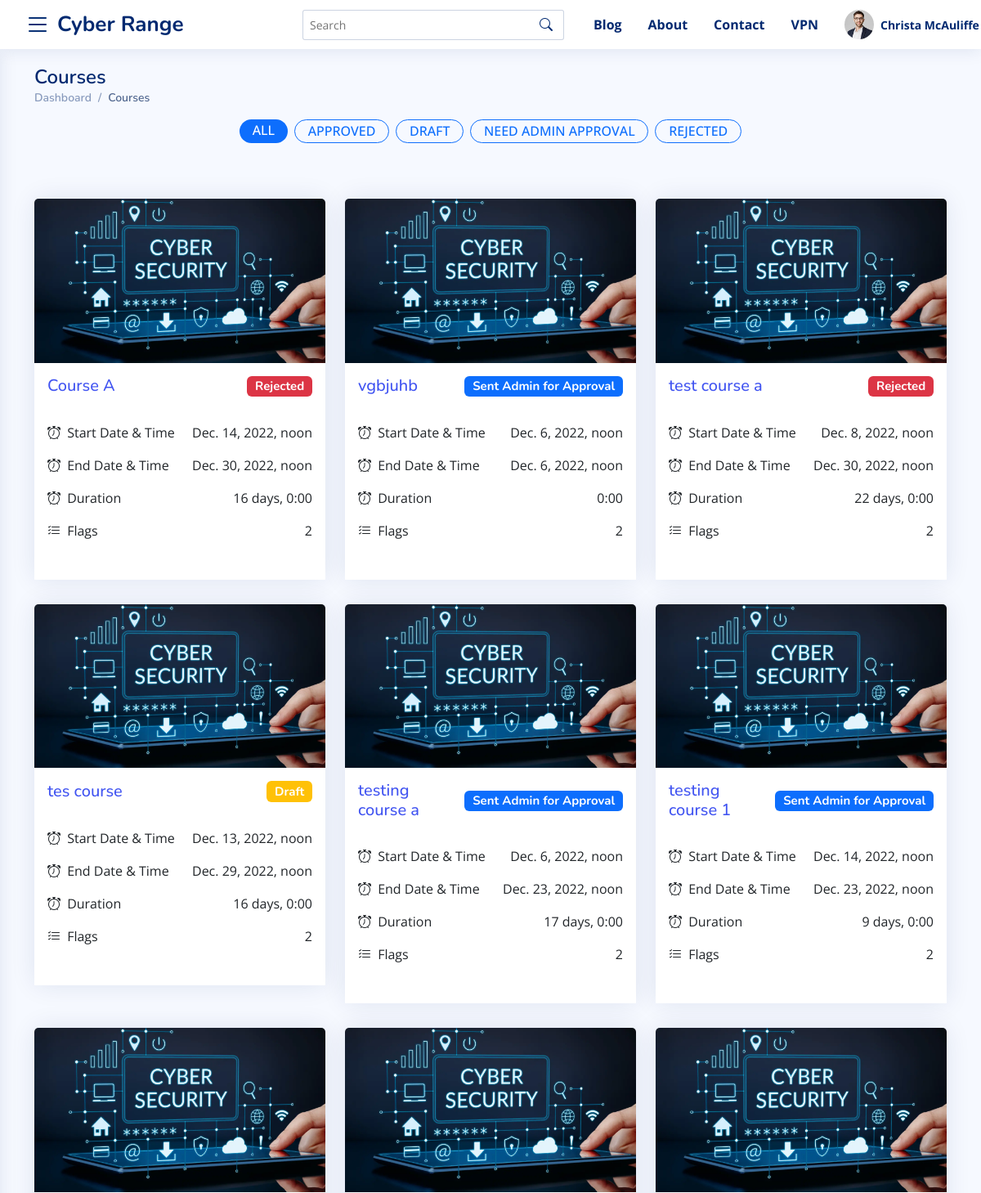
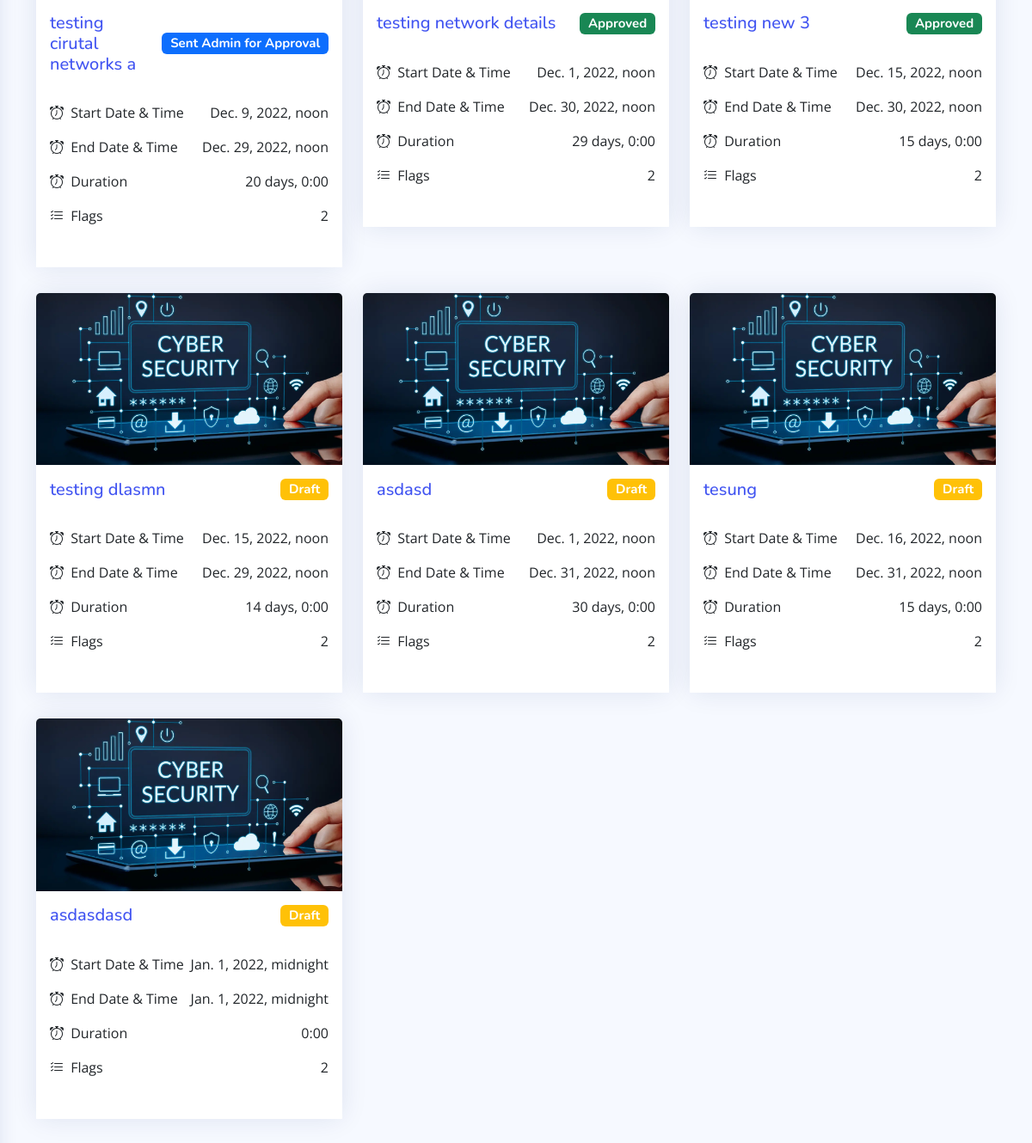
Page /instructor/courses (signed in) on the earlier database version (2 pictures, top to bottom).
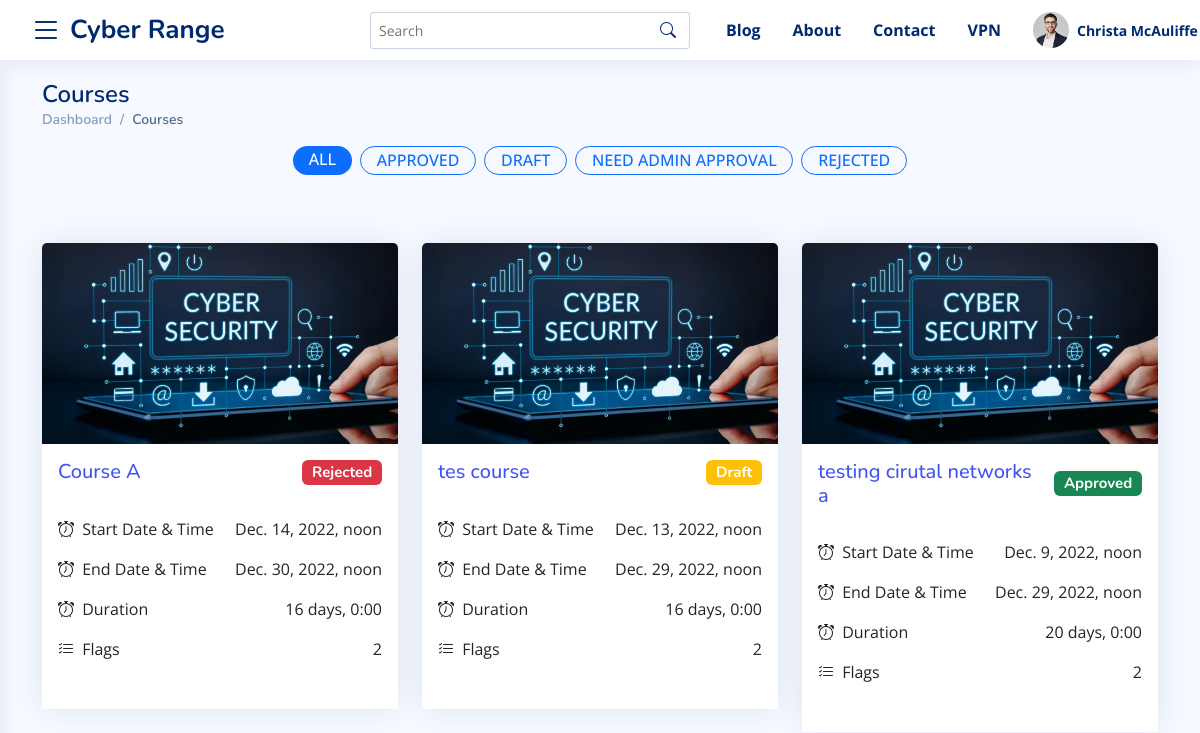
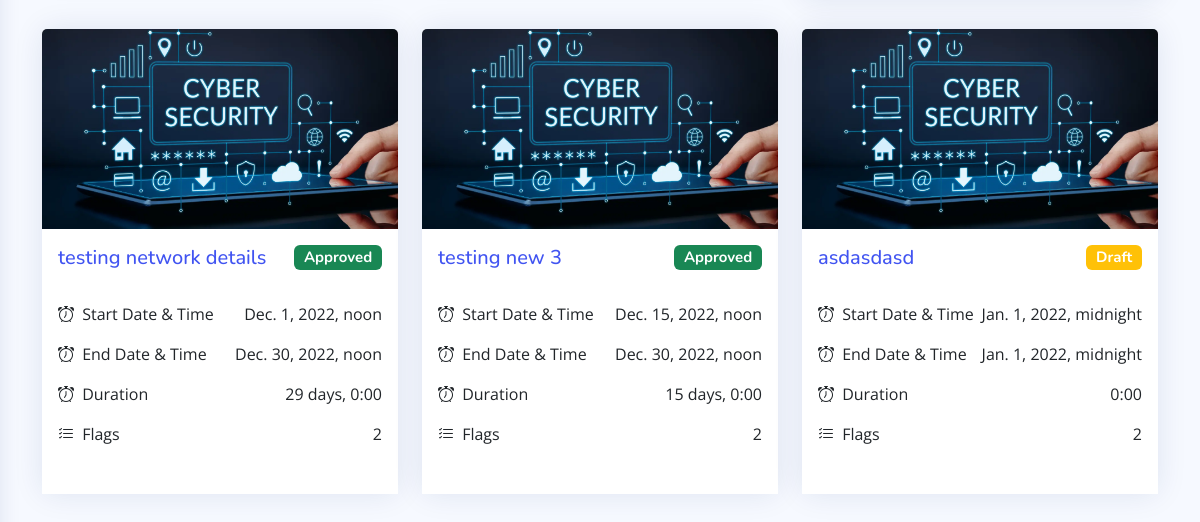
Same page on the later database version (2 pictures, top to bottom).
### master_app/models.py (models this page shows, shortened)
class Course(models.Model):
    instructor = models.ForeignKey(User, on_delete=models.CASCADE)
    name = models.CharField(max_length=100)
    start_time = models.DateTimeField(auto_now_add=False, default=timezone.now)
    end_time = models.DateTimeField(auto_now_add=False, default=timezone.now)
    created_timestamp = models.DateTimeField( auto_now_add=True )
    description = RichTextField()
    is_approved = models.CharField(max_length=2, choices=APPROVED_CHOICES, default="1")
    points = models.IntegerField(blank=True, null=True, default=60)
    def get_instructor_url(self):
        try:
            return reverse("instructor-courses-details-url", args=[self.id])
        except:
            return "#"
    def total_duration(self):
        try:
            return ("%s" % str(self.end_time - self.start_time)[:-3])
        except:
            return ("%s" % str(self.end_time - self.start_time))

### master_app/views.py (the view)
# urls.py: path("instructor/courses", views.CoursesList, name="courses-all-url"),
@login_required
@teacher_required
def CoursesList(request):
    template_name = 'master_app/instructor/courses_list.html'
    all_courses = Course.objects.filter(instructor=request.user)
    context = {
        "all_courses": all_courses
    }
    return render(request, template_name, context)

### master_app/templates/master_app/instructor/courses_list.html (shortened to what this page needs)
{%  extends 'base.html' %}
{% load static %}
{% block content %}
<main id="main" class="main">
  <section class="section dashboard">
  <div class="container">
      <div class="pagetitle">
          <h1>Courses</h1>
          <nav>
            <ol class="breadcrumb">
              <li class="breadcrumb-item"><a href="{% url 'instructor-dasboard-url' %}">Dashboard</a></li>
              <li class="breadcrumb-item active">Courses</li>
            </ol>
          </nav>
        </div>
        <div class="row justify-content-center ">
          <div class="col-12 col-md-10 col-lg-7 text-center">
            <nav class="nav justify-content-center ">
              <a
                class="badge bg-primary text-white rounded-pill mr-1 mb-1"
                href="#"
                data-toggle="pill"
                data-filter="*"
                data-target="#portfolio"
              >
                <span class="h6 text-uppercase  px-2">All</span>
              </a>
              <a
                class="badge border border-primary text-primary rounded-pill mr-1 mb-1 mx-2"
                href="#"
                data-toggle="pill"
                data-filter=".3card"
                data-target="#portfolio"
              >
                <span class="h6 text-uppercase  px-2">Approved</span>
              </a>
              <a
                class="badge  border border-primary text-primary rounded-pill mr-1 mb-1 "
                href="#"
                data-toggle="pill"
                data-filter=".1card"
                data-target="#portfolio"
              >
                <span class="h6 text-uppercase  px-2">Draft</span>
              </a>
              <a
                class="badge border border-primary text-primary rounded-pill mr-1 mb-1 mx-2"
                href="#"
                data-toggle="pill"
                data-filter=".2card"
                data-target="#portfolio"
              >
                <span class="h6 text-uppercase  px-2">Need Admin Approval</span>
              </a>
              <a
                class="badge border border-primary text-primary rounded-pill mr-1 mb-1 "
                href="#"
                data-toggle="pill"
                data-filter=".4card"
                data-target="#portfolio"
              >
                <span class="h6 text-uppercase  px-2">Rejected</span>
              </a>
            </nav>
          </div>
        </div>
        <div class="row my-5 py-3" id="portfolio" data-isotope='{"layoutMode": "fitRows"}'>
          {% for course in all_courses %}
            {% include 'master_app/course_card.html' with cURL=course.get_instructor_url %}
          {% endfor %}
        </div>
{% endblock %}

### master_app/templates/master_app/course_card.html
{% load static %}
<div class="col-12 col-md-4 col-lg-4 col-xll-3  align-items-stretch {{ course.is_approved }}card">
    <div class="card  ">
        <div class="card-header p-0 border-0 ">
            <img class="card-img-top" src="{% static 'assets/img/Ad.webp' %}" alt="">
        </div>
        <div class="card-body p-3 bg-white">
            <h5 class="d-flex justify-content-between align-items-center ">
              <a href="{{ cURL }}" class="me-3">{{ course.name }}</a>
            {% if course.is_approved == "1" %}
              <span class="badge bg-warning">Draft</span>
            {% elif course.is_approved == "2" %}
              <span class="badge bg-primary">Sent Admin for Approval</span>
            {% elif course.is_approved == "3" %}
              <span class="badge bg-success">Approved</span>
            {% elif course.is_approved == "4"  %}
              <span class="badge bg-danger">Rejected</span>
            {% endif %}</h5>
            <ul class="list-group  list-group-flush px-0 mx-0 my-4">
              <li class="list-group-item d-flex justify-content-between align-items-start px-0 border-0">
                <div >
                  <div ><i class="bi bi-alarm me-1"></i> Start Date & Time</div>
                </div>
                {{ course.start_time }}
              </li>
              <li class="list-group-item d-flex justify-content-between align-items-start px-0 border-0">
                <div >
                  <div ><i class="bi bi-alarm me-1"></i> End Date & Time</div>
                </div>
                {{ course.end_time }}
              </li>
              <li class="list-group-item d-flex justify-content-between align-items-start px-0 border-0">
                <div >
                  <div ><i class="bi bi-alarm me-1"></i> Duration</div>
                </div>
                {{ course.total_duration }}
              </li>
              <li class="list-group-item d-flex justify-content-between align-items-start px-0 border-0">
                <div >
                  <div ><i class="bi bi-list-check me-1"></i> Flags</div>
                </div>
                2
              </li>
            </ul>
        </div>
    </div>
</div>

Differences in the rows shown:
removed Course: name "vgbjuhb", is_approved "Sent Admin for Approval", start_time "Dec. 6, 2022, noon", end_time "Dec. 6, 2022, noon", total_duration "0:00"
removed Course: name "test course a", is_approved "Rejected", start_time "Dec. 8, 2022, noon", end_time "Dec. 30, 2022, noon", total_duration "22 days, 0:00"
removed Course: name "testing course a", is_approved "Sent Admin for Approval", start_time "Dec. 6, 2022, noon", end_time "Dec. 23, 2022, noon", total_duration "17 days, 0:00"
removed Course: name "testing course 1", is_approved "Sent Admin for Approval", start_time "Dec. 14, 2022, noon", end_time "Dec. 23, 2022, noon", total_duration "9 days, 0:00"
removed Course: name "testing dlasmn", is_approved "Draft", start_time "Dec. 15, 2022, noon", end_time "Dec. 29, 2022, noon", total_duration "14 days, 0:00"
removed Course: name "asdasd", is_approved "Draft", start_time "Dec. 1, 2022, noon", end_time "Dec. 31, 2022, noon", total_duration "30 days, 0:00"
removed Course: name "tesung", is_approved "Draft", start_time "Dec. 16, 2022, noon", end_time "Dec. 31, 2022, noon", total_duration "15 days, 0:00"
changed Course "testing cirutal networks a": is_approved "Sent Admin for Approval" → "Approved"
